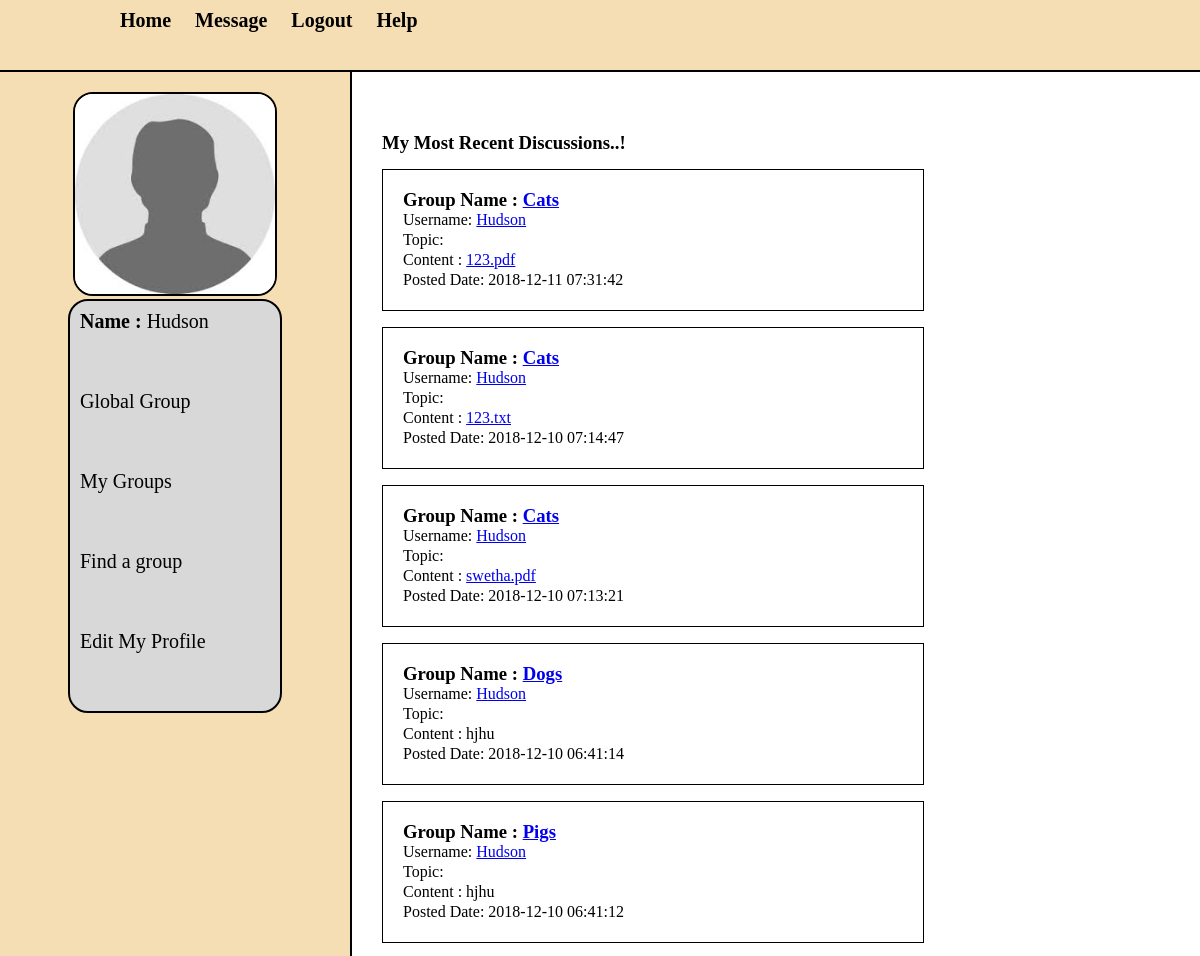
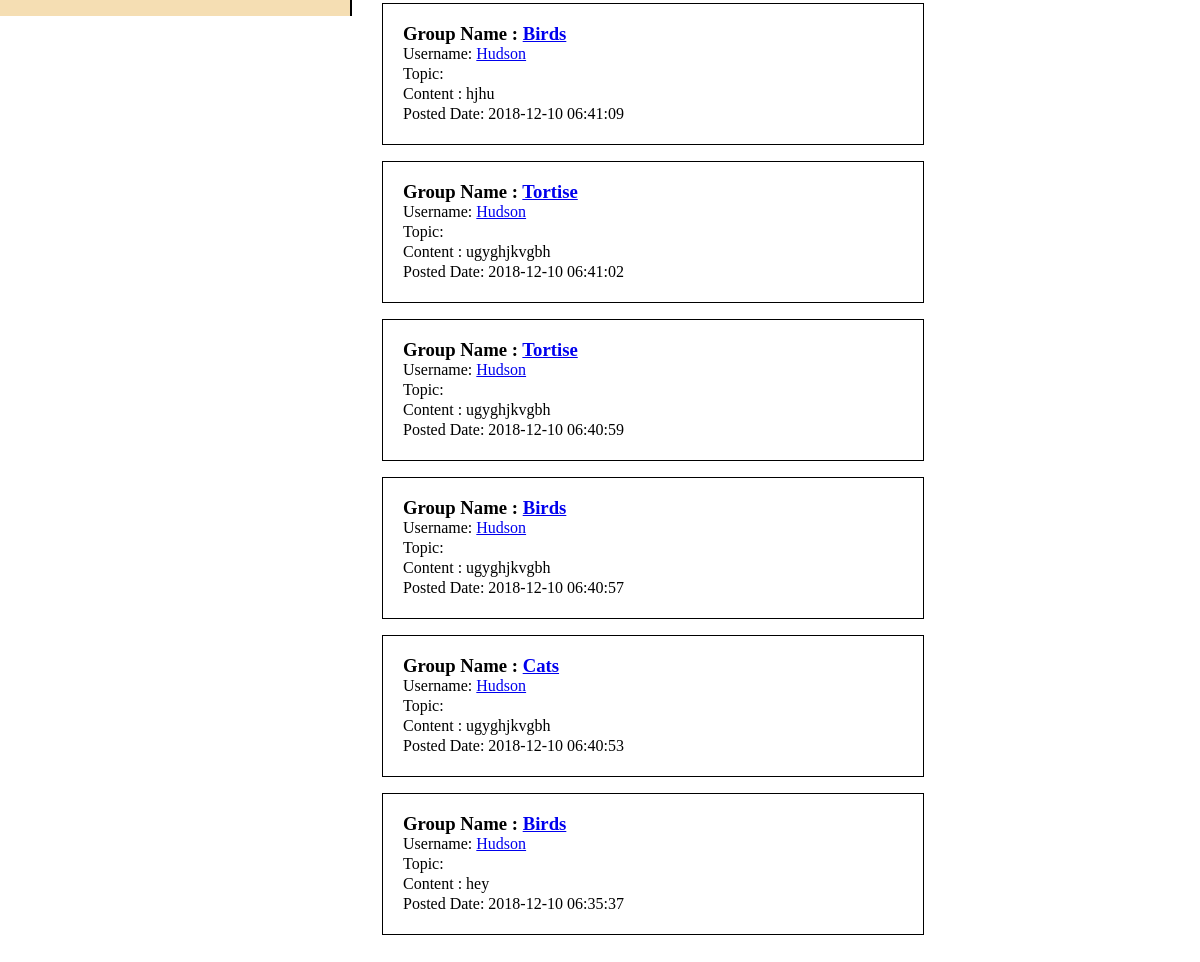
/home.php (signed in), run on an earlier commit of the app's database (2 pictures, top to bottom).
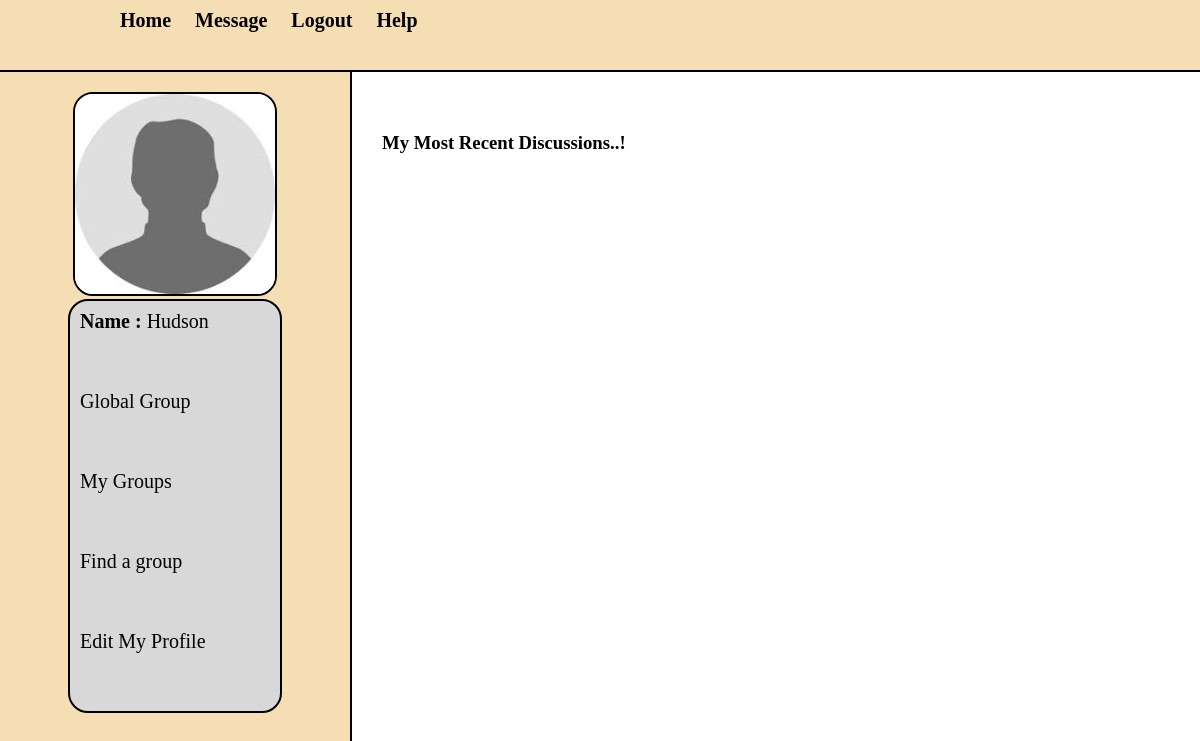
And on a later commit of the database.
### tables this page shows
CREATE TABLE `users` (
  `users_id` int(255) NOT NULL,
  `first_name` varchar(255) NOT NULL,
  `last_name` varchar(255) NOT NULL,
  `email` varchar(255) NOT NULL,
  `password` varchar(255) NOT NULL,
  `user_image` varchar(256) NOT NULL,
  `status` text NOT NULL,
  `dp_value` int(11) NOT NULL,
  `checkgit` int(255) NOT NULL
);

CREATE TABLE `topics` (
  `topic_id` int(11) NOT NULL,
  `topic_title` text NOT NULL,
  `choose` varchar(255) NOT NULL
);

CREATE TABLE `posts` (
  `post_id` int(11) NOT NULL,
  `users_id` int(11) NOT NULL,
  `topic_id` int(11) NOT NULL,
  `post_title` text NOT NULL,
  `post_content` longtext NOT NULL,
  `post_date` timestamp NOT NULL DEFAULT CURRENT_TIMESTAMP ON UPDATE CURRENT_TIMESTAMP,
  `global` int(255) DEFAULT NULL
);

### session.php (the view, shortened to what this page needs)
<?php
	$connection=mysqli_connect("localhost","admin","monarchs","pet_finder") or die("Connection Failed");
        ?>
<?php
function get_user_posts(){
    global $connection;
    $user = $_SESSION['email'];
    $get_posts="select users_id from users where email='$user'";
    $run_posts = mysqli_query($connection,$get_posts);
    while($row_posts = mysqli_fetch_array($run_posts,MYSQLI_ASSOC) ){
       $users_id = $row_posts['users_id'];
    $user= "select * from posts where users_id='$users_id' order by post_date DESC";
        $run_user= mysqli_query($connection,$user);
        while($row_user= mysqli_fetch_array($run_user,MYSQLI_ASSOC)){
        $topic_id = $row_user['topic_id'];
        $users_id = $row_user['users_id'];
        $post_title = $row_user['post_title'];
        $content= htmlspecialchars_decode($row_user['post_content']);
        $post_date = $row_user['post_date'];
          $topic_title_query = "select topic_title from topics where topic_id='$topic_id'";
    $run_post_title = mysqli_query($connection,$topic_title_query);
    while($row_post_title=mysqli_fetch_array($run_post_title,MYSQLI_ASSOC)){
        $topic_title = $row_post_title['topic_title'];
        $user_details = "select last_name from users where users_id='$users_id'";
    $run_user_details = mysqli_query($connection,$user_details);
    while($row_user_details=mysqli_fetch_array($run_user_details,MYSQLI_ASSOC)){
        $last_name = $row_user_details['last_name'];
        echo "<div id='posts'>
        <h3>Group Name : <a href='group_profile.php?topic_id=$topic_id'> $topic_title</a></h3>
        <p>Username: <a href='my_profile.php?id=$users_id'> $last_name</a></p>
        <p>Topic: $post_title</p>
        <p>Content : $content</p>
        <p>Posted Date: $post_date</p>
        </div></br>
        ";
    }
        }
        }
    }
}
         ?>

### home.php (shortened to what this page needs)
<?php
include "session.php";
?>
<!DOCTYPE html>
<html>
<head>
    <link rel= "stylesheet" href="style/home_style.css" media ="all"/>
    </head>
<body>
    <div class='container' >
        <div id= "head_wrap">
            <div id="header">
                <ul id="menu">
                <li><a href="home.php">Home</a></li>
                <li><a href="members.php">Message</a></li>
                <li><a href="logout.php">Logout</a></li>
                <li><a href="help.php">Help</a></li>
                </ul>
            </div>
        </div>
        <div class = "content">
            <div id= "user_timeline">
                <div id="user_details">
                    <?php
                    $user = $_SESSION['email'];
                    $get_user = "select * from users where email = '$user'";
                    $run_user = mysqli_query($connection,$get_user);
                    $row=mysqli_fetch_array($run_user);
                    $users_id = $row['users_id'];
                    $last_name = $row['last_name'];
                    $user_image=$row['user_image'];
                    $dp_value = $row['dp_value'];
                     if($dp_value != '0')
                    {
                            echo "
                    <center><img src='user/user_images/$user_image' width='200' height='200'/></center>";
                    }
                    else{
                        echo "
                    <center><img src='$user_image' width='200' height='200'/></center>";
                    }
                    echo "
                    <div id='user_mention'>
                    <p><strong><a href='my_profile.php?id=$users_id'>Name : </strong> $last_name </a> </p>
                    <p><a href='my_global.php'> Global Group </a> </p>
                     <p><a href='my_groups.php'> My Groups </a> </p>
                     <p><a href='my_findgroup.php'> Find a group</a>
                     </p>";
                     echo " <p><a href='my_editprofile.php'> Edit My Profile </a> </p>
                    </div>";
                    ?>
                </div>
            </div>
            <div id= "content_timeline">
                     <br><br>
                    <h3>My Most Recent Discussions..!</h3>
                <br>
                    <?php get_user_posts(); ?>
            </div>
        </div>
    </div>
</body>
</html>

What changed in the data, as far as the page shows it:
removed posts: post_content "123.pdf", post_date "2018-12-11 07:31:42", users (last_name "Hudson")
no longer on this page (row unchanged): topics: topic_title "Cats", users (last_name "Hudson")
removed posts: post_content "123.txt", post_date "2018-12-10 07:14:47", users (last_name "Hudson")
removed posts: post_content "swetha.pdf", post_date "2018-12-10 07:13:21", users (last_name "Hudson")
removed posts: post_content "hjhu", post_date "2018-12-10 06:41:14", users (last_name "Hudson")
no longer on this page (row unchanged): topics: topic_title "Dogs", users (last_name "Hudson")
removed posts: post_content "hjhu", post_date "2018-12-10 06:41:12", users (last_name "Hudson")
no longer on this page (row unchanged): topics: topic_title "Pigs", users (last_name "Hudson")
removed posts: post_content "hjhu", post_date "2018-12-10 06:41:09", users (last_name "Hudson")
no longer on this page (row unchanged): topics: topic_title "Birds", users (last_name "Hudson")
removed posts: post_content "ugyghjkvgbh", post_date "2018-12-10 06:41:02", users (last_name "Hudson")
no longer on this page (row unchanged): topics: topic_title "Tortise", users (last_name "Hudson")
removed posts: post_content "ugyghjkvgbh", post_date "2018-12-10 06:40:59", users (last_name "Hudson")
removed posts: post_content "ugyghjkvgbh", post_date "2018-12-10 06:40:57", users (last_name "Hudson")
removed posts: post_content "ugyghjkvgbh", post_date "2018-12-10 06:40:53", users (last_name "Hudson")
removed posts: post_content "hey", post_date "2018-12-10 06:35:37", users (last_name "Hudson")
